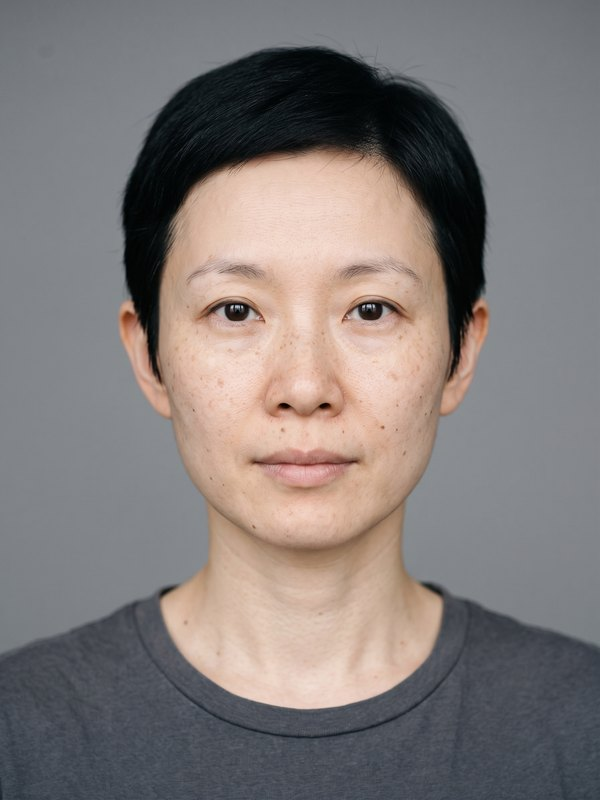
#> input picture images/thumbs/ID003.jpg, 600 x 800 px, given as the content of the folder portraits/../images/thumbs/ID003.jpg, which was not available
$ python measure.py ../images/thumbs/ID003.jpg   (older library calls are emulated)
#> lines starting #> are read from the running program, lines starting #| are printed output that depends on the picture
"""Measure accepted portraits: face box, cheek ITA (CIELAB), Del Bino skin class, sharpness, and a DCT hash for
near-duplicate detection. Writes labels/measurements_v1.csv (this script is the only writer of that file).
Usage: python3 measure.py identities
Age/gender estimation (FairFace classifier) is a later step; it needs torchvision + the public weights."""
import sys, os, glob, csv, math
import numpy as np, cv2
setname = sys.argv[1]
files = sorted(glob.glob(f"portraits/{setname}/*.jpeg") + glob.glob(f"portraits/{setname}/*.jpg") + glob.glob(f"portraits/{setname}/*.png"))
YUNET = "code/face_detection_yunet_2023mar.onnx"   # optional; from github.com/opencv/opencv_zoo (MIT, Shiqi Yu)
det = cv2.FaceDetectorYN.create(YUNET, "", (320, 320), 0.6, 0.3, 5000) if os.path.exists(YUNET) and hasattr(cv2, "FaceDetectorYN") else None

def detect(img):
    """Largest face box (x,y,w,h) via YuNet if the model is present; else a fixed heuristic for a centred
    head-and-shoulders portrait (face ~ 45% of width, centred, upper-middle). Returns (box, method)."""
    h, w = img.shape[:2]
    if det is not None:
        # v1 (4 Nov): 640 px first. At full size (1792 px) YuNet returned a partial face box on 48 of 100
        # portraits, which put the cheek patches beside the nose or under the eye.
        for scale in (640.0 / w, 960.0 / w, 1.0):
            im2 = img if scale == 1.0 else cv2.resize(img, (int(w * scale), int(h * scale)))
            det.setInputSize((im2.shape[1], im2.shape[0])); _, faces = det.detect(im2)
            if faces is not None and len(faces):
                best = max(faces, key=lambda r: r[2] * r[3]) / scale
                x, y, fw, fh = best[:4]; lm = best[4:14].reshape(5, 2)
                return (int(x), int(y), int(fw), int(fh)), ("yunet" if scale == 1.0 else f"yunet@{int(w*scale)}"), lm, len(faces)
    fw = int(w * 0.45); fh = int(fw * 1.3)
    return (int(w / 2 - fw / 2), int(h * 0.42 - fh / 2), fw, fh), "heuristic", None, 0

def ita_of(patch_bgr):
    lab = cv2.cvtColor(patch_bgr, cv2.COLOR_BGR2LAB).reshape(-1, 3).astype(np.float64)
    L = lab[:, 0] * 100.0 / 255.0; b = lab[:, 2] - 128.0
    Lm, bm = np.median(L), np.median(b)
    return math.degrees(math.atan2(Lm - 50.0, bm if abs(bm) > 1e-6 else 1e-6)), Lm, bm

def delbino(ita):
    return ("very light" if ita > 55 else "light" if ita > 41 else "intermediate" if ita > 28
            else "tan" if ita > 10 else "brown" if ita > -30 else "dark")

def dct_hash(gray):
    g = cv2.resize(gray, (32, 32), interpolation=cv2.INTER_AREA).astype(np.float32)
    d = cv2.dct(g)[:8, :8]; med = np.median(d[1:, 1:])
    return "".join("1" if v > med else "0" for v in d.flatten())

rows = []
for f in files:
    img = cv2.imread(f); h, w = img.shape[:2]
#> further down, img is the input picture: shape (800, 600, 3); mean B, G, R 121.2, 122.6, 129.7
#> after `h, w = img.shape[:2]`: h = 800; w = 600
    gray = cv2.cvtColor(img, cv2.COLOR_BGR2GRAY)
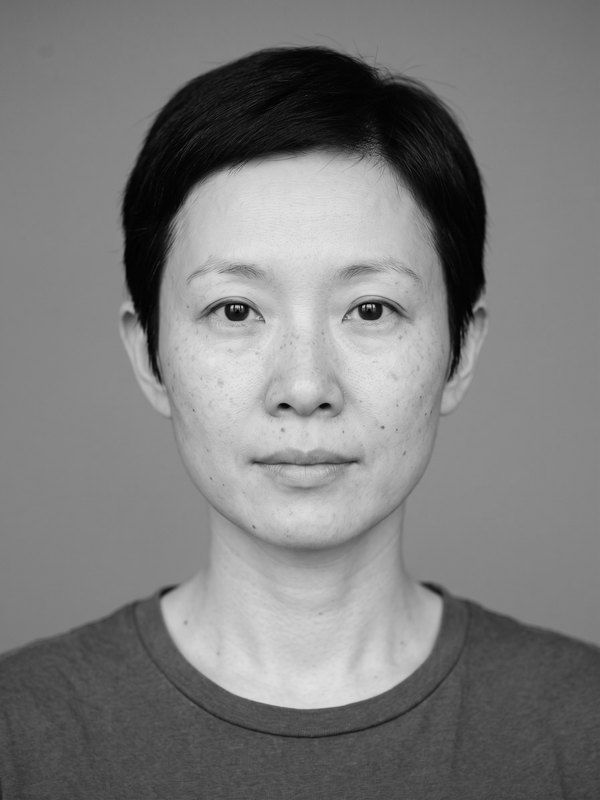
#> gray: shape (800, 600); min 1, max 232, mean 124.7
    (x, y, fw, fh), method, lm, nfaces = detect(img)
#> x = 165; y = 160; fw = 270; fh = 351; method = 'heuristic'; lm = None; nfaces = 0
    pw = int(fw * 0.14)
#> pw = 37
    if lm is not None:
        # cheek centre per side: between the eye and the mouth corner, pushed 8% of face width outward (avoids nose shadow, beard, ears)
        (rex, rey), (lex, ley), (nx, ny), (rmx, rmy), (lmx, lmy) = lm
        rcx, rcy = (rex + rmx) / 2 - fw * 0.08, (rey + rmy) / 2
        lcx, lcy = (lex + lmx) / 2 + fw * 0.08, (ley + lmy) / 2
    else:
        rcx = x + fw * 0.22; lcx = x + fw * 0.78; rcy = lcy = y + fh * 0.58
#> after `rcx = x + fw * 0.22`: rcx = 224.4
#> after `lcx = x + fw * 0.78`: lcx = 375.6
#> after `rcy = lcy = y + fh * 0.58`: rcy = 363.6; lcy = 363.6
    def patch(cx_, cy_): return img[int(cy_ - pw / 2):int(cy_ + pw / 2), int(cx_ - pw / 2):int(cx_ + pw / 2)]
#> called with cx_ = 224.4, cy_ = 363.6
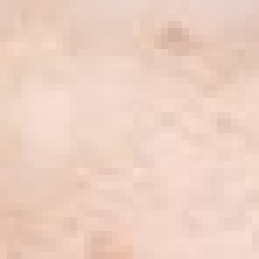
#> returned value: shape (37, 37, 3) (shown 7 times larger); mean of channels 0, 1, 2 194.4, 208.5, 237.3; drawn as B, G, R
    lp, rp = patch(rcx, rcy), patch(lcx, lcy)
#> call 2 of patch, with cx_ = 375.6, cy_ = 363.6
#> in patch (call 2), `def patch(cx_, cy_): return img[int(cy_ - pw / 2):int(cy_ + pw / 2), i..`:
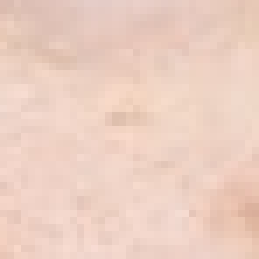
#> returned value: shape (37, 37, 3) (shown 7 times larger); mean of channels 0, 1, 2 193.5, 206.9, 236.3; drawn as B, G, R
    ita_l, L_l, b_l = ita_of(lp); ita_r, L_r, b_r = ita_of(rp); ita = (ita_l + ita_r) / 2
#> in ita_of, `lab = cv2.cvtColor(patch_bgr, cv2.COLOR_BGR2LAB).reshape(-1, 3).astype..`: lab = 1369 rows, first 8: [212, 136, 139], [212, 136, 139], [211, 136, 140], [211, 137, 140], [210, 136, 141], [211, 136, 141], [212, 136, 141], [213, 136, 140]
#> in ita_of, `L = lab[:, 0] * 100.0 / 255.0`: L = 1369 values, max 90.98 at index 526, min 74.9 at index 172, mean 85.76
#> in ita_of, `b = lab[:, 2] - 128.0`: b = 1369 values, max 17 at index 1348, min 6 at index 30, mean 10.83
#> in ita_of, `Lm, bm = np.median(L), np.median(b)`: Lm = 86.27; bm = 11
#> after `ita_l, L_l, b_l = ita_of(lp)`: ita_l = 73.13; L_l = 86.27; b_l = 11
#> in ita_of (call 2), `lab = cv2.cvtColor(patch_bgr, cv2.COLOR_BGR2LAB).reshape(-1, 3).astype..`: lab = 1369 rows, first 8: [201, 138, 138], [200, 137, 138], [208, 137, 137], [202, 137, 137], [203, 137, 137], [205, 137, 137], [206, 137, 137], [206, 137, 136]
#> after `ita_r, L_r, b_r = ita_of(rp)`: ita_r = 72.96; L_r = 85.88; b_r = 11
#> after `ita = (ita_l + ita_r) / 2`: ita = 73.04
    sharp = cv2.Laplacian(gray[y:y + fh, x:x + fw], cv2.CV_64F).var()
#> sharp = 203.5
    centred = abs((x + fw / 2) / w - 0.5) < 0.12
#> centred = True
    rows.append({"file": os.path.basename(f), "face": f"{x},{y},{fw},{fh}", "face_method": method, "n_faces": nfaces, "face_frac": round(fw / w, 3),
                 "centred": centred, "ita": round(ita, 1), "ita_lr_diff": round(abs(ita_l - ita_r), 1),
                 "L_star": round((L_l + L_r) / 2, 1), "b_star": round((b_l + b_r) / 2, 1),
                 "delbino": delbino(ita), "sharpness": round(sharp, 1), "dct_hash": dct_hash(gray[y:y + fh, x:x + fw])})
#> in dct_hash, `g = cv2.resize(gray, (32, 32), interpolation=cv2.INTER_AREA).astype(np..`:
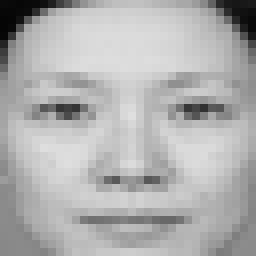
#> g: shape (32, 32) float32 (shown 8 times larger); min 5, max 223, mean 175.3
#> in dct_hash, `g = cv2.resize(gray, (32, 32), interpolation=cv2.INTER_AREA).astype(np..`:
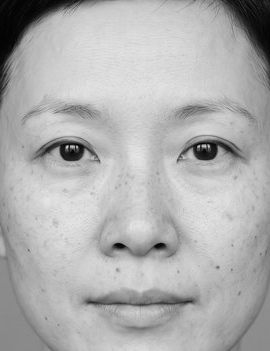
#> gray: shape (351, 270); min 1, max 232, mean 175.4
#> in dct_hash, `med = np.median(d[1:, 1:])`: med = -8.09

# near-duplicates: Hamming distance on the 64-bit face hash
for i, r in enumerate(rows):
    r["near_dups"] = ""
    if "dct_hash" not in r: continue
    d = [(sum(a != b for a, b in zip(r["dct_hash"], s["dct_hash"])), s["file"]) for j, s in enumerate(rows) if j != i and "dct_hash" in s]
    r["near_dups"] = ";".join(f"{fn}({dist})" for dist, fn in sorted(d) if dist <= 5)
#> this loop made 1 pass

out = "labels/measurements_v1.csv" if setname == "identities" else f"labels/measurements_{setname}_v0.csv"
keys = ["file", "face", "face_method", "n_faces", "face_frac", "centred", "ita", "ita_lr_diff", "L_star", "b_star", "delbino", "sharpness", "dct_hash", "near_dups"]
with open(out, "w", newline="") as fh_:
    w = csv.DictWriter(fh_, fieldnames=keys, extrasaction="ignore"); w.writeheader(); w.writerows(rows)
print(len(rows), "images measured ->", out)
#| 1 images measured -> labels/measurements_../images/thumbs/ID003.jpg_v0.csv

$ run again, on images/thumbs/ID004.jpg
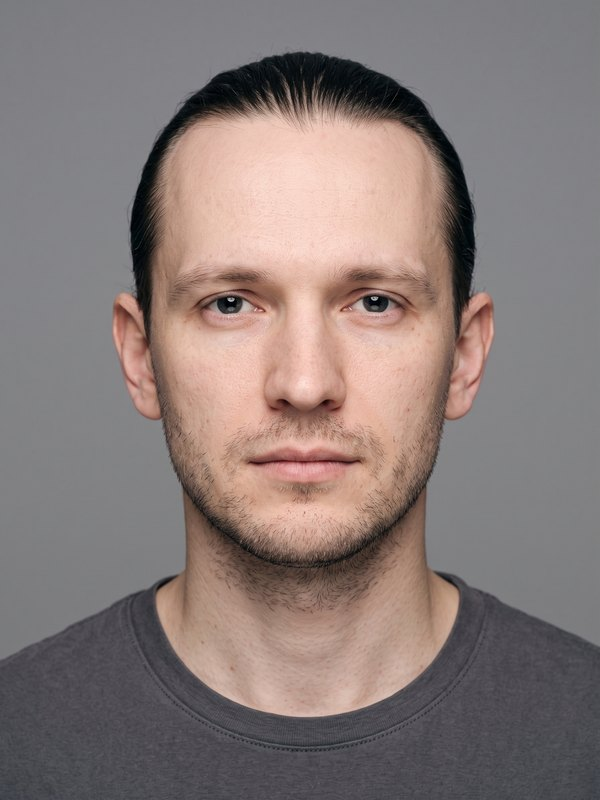
#> input picture images/thumbs/ID004.jpg, 600 x 800 px, given as the content of the folder portraits/../images/thumbs/ID004.jpg, which was not available
#> img is the input picture: shape (800, 600, 3); mean B, G, R 119.8, 122.4, 135.8
#> `gray = cv2.cvtColor(img, cv2.COLOR_BGR2GRAY)`:
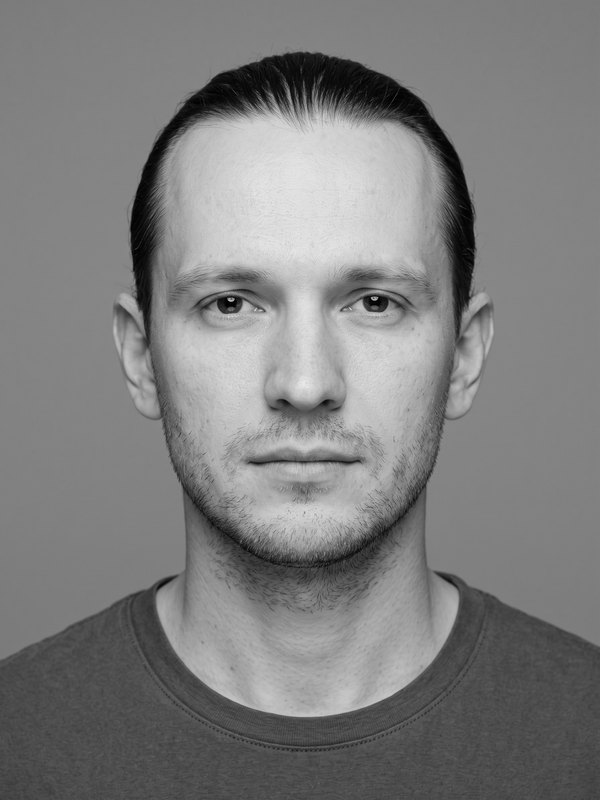
#> gray: shape (800, 600); min 0, max 233, mean 126.1
#> `(x, y, fw, fh), method, lm, nfaces = detect(img)`: x = 165; y = 160; fw = 270; fh = 351; method = 'heuristic'; lm = None; nfaces = 0
#> pw = 37
#> rcx = 224.4
#> lcx = 375.6
#> rcy = 363.6
#> lab = 1369 rows, first 8: [206, 138, 141], [206, 138, 141], [206, 138, 141], [204, 137, 140], [204, 138, 139], [206, 138, 138], [207, 138, 139], [207, 137, 139]
#> L = 1369 values, max 87.06 at index 1106, min 75.69 at index 925, mean 82
#> b = 1369 values, max 15 at index 279, min 9 at index 13, mean 12.96
#> Lm = 82.35; bm = 13
#> ita_l = 68.11; L_l = 82.35; b_l = 13
#> lab = 1369 rows, first 8: [213, 140, 141], [214, 139, 141], [217, 139, 141], [211, 140, 139], [212, 140, 139], [210, 139, 140], [214, 139, 140], [212, 139, 139]
#> ita_r = 68.11; L_r = 82.35; b_r = 13
#> ita = 68.11
#> sharp = 302.2
#> centred = True
#> in dct_hash, `g = cv2.resize(gray, (32, 32), interpolation=cv2.INTER_AREA).astype(np..`:
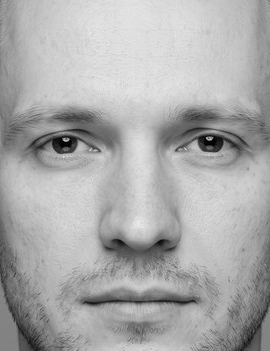
#> gray: shape (351, 270); min 0, max 233, mean 170.9
#> med = 1.92
#> the loop `for i, r in enumerate(rows):` made 1 pass
#| 1 images measured -> labels/measurements_../images/thumbs/ID004.jpg_v0.csv

$ run again, on images/thumbs/ID005.jpg
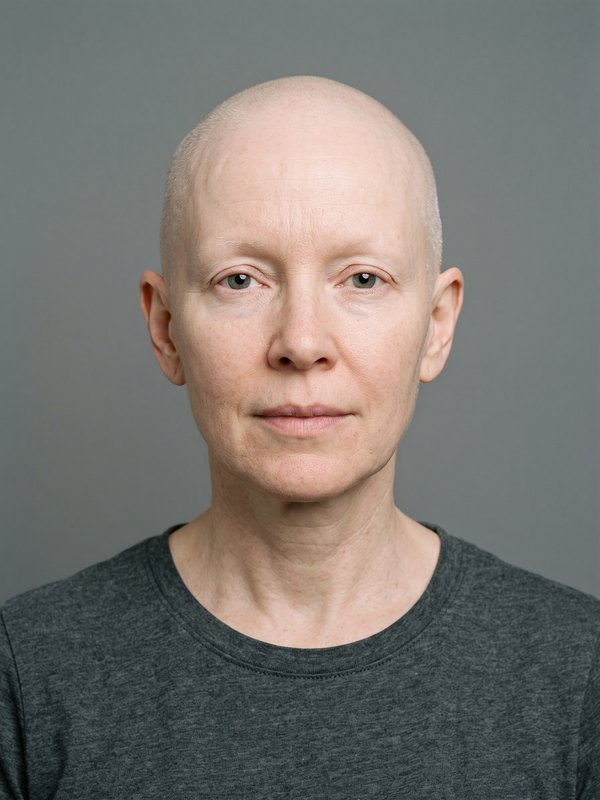
#> input picture images/thumbs/ID005.jpg, 600 x 800 px, given as the content of the folder portraits/../images/thumbs/ID005.jpg, which was not available
#> img is the input picture: shape (800, 600, 3); mean B, G, R 113, 117.5, 121
#> `(x, y, fw, fh), method, lm, nfaces = detect(img)`: x = 165; y = 160; fw = 270; fh = 351; method = 'heuristic'; lm = None; nfaces = 0
#> pw = 37
#> rcx = 224.4
#> lcx = 375.6
#> rcy = 363.6
#> in patch (call 2), `def patch(cx_, cy_): return img[int(cy_ - pw / 2):int(cy_ + pw / 2), i..`:
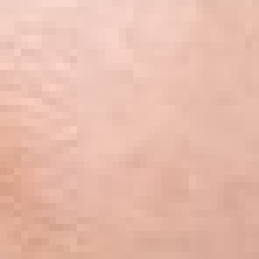
#> returned value: shape (37, 37, 3) (shown 7 times larger); mean of channels 0, 1, 2 172.3, 188, 231.6; drawn as B, G, R
#> lab = 1369 rows, first 8: [167, 139, 144], [165, 139, 146], [164, 139, 144], [168, 139, 143], [171, 139, 143], [174, 139, 143], [177, 139, 143], [181, 139, 143]
#> L = 1369 values, max 80.78 at index 108, min 45.49 at index 1297, mean 67.81
#> b = 1369 values, max 21 at index 1219, min 14 at index 24, mean 16.81
#> Lm = 69.02; bm = 17
#> ita_l = 48.21; L_l = 69.02; b_l = 17
#> lab = 1369 rows, first 8: [219, 137, 138], [219, 137, 138], [219, 137, 138], [220, 137, 138], [221, 137, 138], [223, 137, 138], [225, 137, 138], [225, 137, 138]
#> ita_r = 64.69; L_r = 79.61; b_r = 14
#> ita = 56.45
#> sharp = 149.6
#> centred = True
#> in dct_hash, `g = cv2.resize(gray, (32, 32), interpolation=cv2.INTER_AREA).astype(np..`:
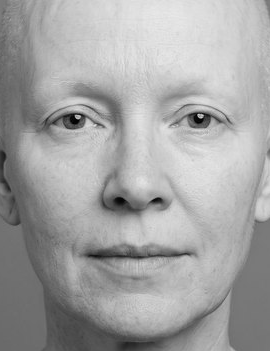
#> gray: shape (351, 270); min 0, max 233, mean 163.8
#> med = 1.94
#> the loop `for i, r in enumerate(rows):` made 1 pass
#| 1 images measured -> labels/measurements_../images/thumbs/ID005.jpg_v0.csv
